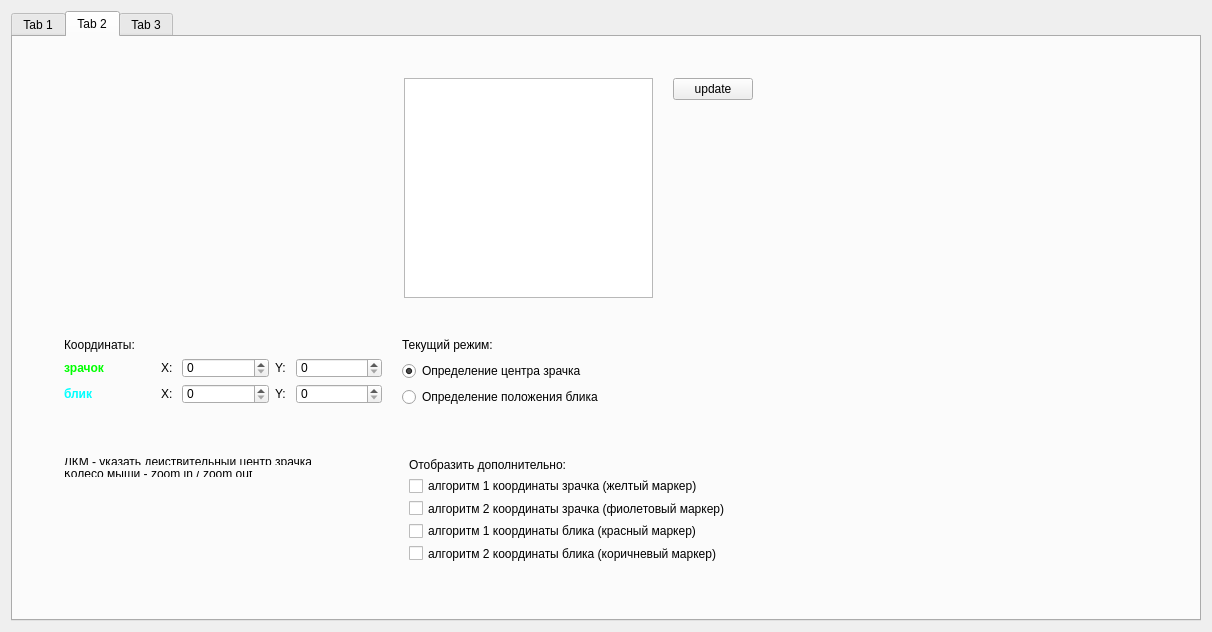
<?xml version="1.0" encoding="UTF-8"?>
<ui version="4.0">
 <class>MainWindow</class>
 <widget class="QMainWindow" name="MainWindow">
  <property name="geometry">
   <rect>
    <x>0</x>
    <y>0</y>
    <width>1212</width>
    <height>632</height>
   </rect>
  </property>
  <property name="windowTitle">
   <string>Smart Face Features Tracker - PSEye Camera</string>
  </property>
  <widget class="QWidget" name="centralWidget">
   <layout class="QVBoxLayout" name="verticalLayout_2">
    <item>
     <widget class="QTabWidget" name="tabWidget">
      <property name="currentIndex">
       <number>1</number>
      </property>
      <widget class="QWidget" name="tab">
       <attribute name="title">
        <string>Tab 1</string>
       </attribute>
       <widget class="QPushButton" name="execFilter">
        <property name="geometry">
         <rect>
          <x>210</x>
          <y>400</y>
          <width>75</width>
          <height>23</height>
         </rect>
        </property>
        <property name="text">
         <string>cvSmooth</string>
        </property>
       </widget>
       <widget class="QSpinBox" name="spinBoxPupilContours">
        <property name="geometry">
         <rect>
          <x>340</x>
          <y>450</y>
          <width>61</width>
          <height>22</height>
         </rect>
        </property>
        <property name="minimum">
         <number>6</number>
        </property>
        <property name="maximum">
         <number>1000</number>
        </property>
       </widget>
       <widget class="QWidget" name="layoutWidget">
        <property name="geometry">
         <rect>
          <x>770</x>
          <y>400</y>
          <width>403</width>
          <height>53</height>
         </rect>
        </property>
        <layout class="QFormLayout" name="formLayout_2">
         <item row="0" column="0">
          <widget class="QLabel" name="label_4">
           <property name="text">
            <string>Освещение:</string>
           </property>
          </widget>
         </item>
         <item row="0" column="1">
          <widget class="QComboBox" name="ps_lighting">
           <item>
            <property name="text">
             <string>Нет</string>
            </property>
           </item>
           <item>
            <property name="text">
             <string>Слабое (искусственное)</string>
            </property>
           </item>
           <item>
            <property name="text">
             <string>Слабое (естественное)</string>
            </property>
           </item>
           <item>
            <property name="text">
             <string>Хорошее (искусственное)</string>
            </property>
           </item>
           <item>
            <property name="text">
             <string>Хорошее (естественное)</string>
            </property>
           </item>
          </widget>
         </item>
         <item row="1" column="0">
          <widget class="QLabel" name="label_9">
           <property name="text">
            <string>Расстояние от глаз до камеры (см):</string>
           </property>
          </widget>
         </item>
         <item row="1" column="1">
          <widget class="QSpinBox" name="ps_distance"/>
         </item>
        </layout>
       </widget>
       <widget class="QPushButton" name="pointsShowButton">
        <property name="geometry">
         <rect>
          <x>900</x>
          <y>20</y>
          <width>171</width>
          <height>23</height>
         </rect>
        </property>
        <property name="text">
         <string>point-панель</string>
        </property>
       </widget>
       <widget class="QPushButton" name="execFilter_3">
        <property name="geometry">
         <rect>
          <x>292</x>
          <y>400</y>
          <width>75</width>
          <height>23</height>
         </rect>
        </property>
        <property name="text">
         <string>cvErode</string>
        </property>
       </widget>
       <widget class="QDoubleSpinBox" name="SpinBoxPupilAccuracy">
        <property name="geometry">
         <rect>
          <x>340</x>
          <y>480</y>
          <width>61</width>
          <height>22</height>
         </rect>
        </property>
        <property name="maximum">
         <double>0.950000000000000</double>
        </property>
        <property name="singleStep">
         <double>0.050000000000000</double>
        </property>
        <property name="value">
         <double>0.600000000000000</double>
        </property>
       </widget>
       <widget class="QPushButton" name="saveFrameBtn">
        <property name="geometry">
         <rect>
          <x>900</x>
          <y>140</y>
          <width>171</width>
          <height>23</height>
         </rect>
        </property>
        <property name="text">
         <string>Сохранить кадр</string>
        </property>
       </widget>
       <widget class="QSpinBox" name="spinBoxPupilMinSquare">
        <property name="geometry">
         <rect>
          <x>340</x>
          <y>510</y>
          <width>61</width>
          <height>22</height>
         </rect>
        </property>
        <property name="minimum">
         <number>30</number>
        </property>
        <property name="maximum">
         <number>5000</number>
        </property>
        <property name="singleStep">
         <number>5</number>
        </property>
       </widget>
       <widget class="QLabel" name="label_3">
        <property name="geometry">
         <rect>
          <x>210</x>
          <y>481</y>
          <width>111</width>
          <height>16</height>
         </rect>
        </property>
        <property name="text">
         <string>Pupil ellipse accuracy:</string>
        </property>
       </widget>
       <widget class="QLineEdit" name="lineEditPupilCords">
        <property name="geometry">
         <rect>
          <x>420</x>
          <y>450</y>
          <width>111</width>
          <height>20</height>
         </rect>
        </property>
       </widget>
       <widget class="QPushButton" name="captureStopBtn">
        <property name="geometry">
         <rect>
          <x>10</x>
          <y>50</y>
          <width>171</width>
          <height>23</height>
         </rect>
        </property>
        <property name="text">
         <string>Остановить захват</string>
        </property>
       </widget>
       <widget class="QLabel" name="label">
        <property name="geometry">
         <rect>
          <x>709</x>
          <y>20</y>
          <width>91</width>
          <height>16</height>
         </rect>
        </property>
        <property name="text">
         <string>Детектировать:</string>
        </property>
       </widget>
       <widget class="QPushButton" name="prevPointButton">
        <property name="enabled">
         <bool>false</bool>
        </property>
        <property name="geometry">
         <rect>
          <x>900</x>
          <y>100</y>
          <width>171</width>
          <height>23</height>
         </rect>
        </property>
        <property name="text">
         <string>Предыдущая позиция</string>
        </property>
       </widget>
       <widget class="QCheckBox" name="checkBoxEyes">
        <property name="geometry">
         <rect>
          <x>710</x>
          <y>80</y>
          <width>70</width>
          <height>17</height>
         </rect>
        </property>
        <property name="text">
         <string>Глаза</string>
        </property>
       </widget>
       <widget class="QPushButton" name="saveVideoStopBtn">
        <property name="geometry">
         <rect>
          <x>10</x>
          <y>240</y>
          <width>171</width>
          <height>23</height>
         </rect>
        </property>
        <property name="text">
         <string>Остановить запись видео</string>
        </property>
       </widget>
       <widget class="QCheckBox" name="checkBoxNose">
        <property name="geometry">
         <rect>
          <x>710</x>
          <y>140</y>
          <width>70</width>
          <height>17</height>
         </rect>
        </property>
        <property name="text">
         <string>Нос</string>
        </property>
       </widget>
       <widget class="QLabel" name="label_7">
        <property name="geometry">
         <rect>
          <x>210</x>
          <y>511</y>
          <width>121</width>
          <height>16</height>
         </rect>
        </property>
        <property name="text">
         <string>Pupil ellipse MIN square:</string>
        </property>
       </widget>
       <widget class="QWidget" name="layoutWidget">
        <property name="geometry">
         <rect>
          <x>910</x>
          <y>300</y>
          <width>109</width>
          <height>76</height>
         </rect>
        </property>
        <layout class="QVBoxLayout" name="verticalLayout">
         <item>
          <widget class="QCheckBox" name="ps_deep_brow">
           <property name="text">
            <string>Густые брови</string>
           </property>
          </widget>
         </item>
         <item>
          <widget class="QCheckBox" name="ps_cosmetic">
           <property name="text">
            <string>Косметика</string>
           </property>
          </widget>
         </item>
         <item>
          <widget class="QCheckBox" name="ps_glasses">
           <property name="text">
            <string>Очки</string>
           </property>
          </widget>
         </item>
        </layout>
       </widget>
       <widget class="QSpinBox" name="spinBoxPupilMaxSquare">
        <property name="geometry">
         <rect>
          <x>340</x>
          <y>540</y>
          <width>61</width>
          <height>22</height>
         </rect>
        </property>
        <property name="minimum">
         <number>30</number>
        </property>
        <property name="maximum">
         <number>5000</number>
        </property>
        <property name="singleStep">
         <number>5</number>
        </property>
        <property name="value">
         <number>500</number>
        </property>
       </widget>
       <widget class="QCheckBox" name="checkBoxFace">
        <property name="geometry">
         <rect>
          <x>710</x>
          <y>50</y>
          <width>70</width>
          <height>17</height>
         </rect>
        </property>
        <property name="text">
         <string>Лицо</string>
        </property>
       </widget>
       <widget class="QLabel" name="label_2">
        <property name="geometry">
         <rect>
          <x>210</x>
          <y>451</y>
          <width>101</width>
          <height>16</height>
         </rect>
        </property>
        <property name="text">
         <string>Pupil ellipse contours:</string>
        </property>
       </widget>
       <widget class="QWidget" name="layoutWidget">
        <property name="geometry">
         <rect>
          <x>791</x>
          <y>231</y>
          <width>381</width>
          <height>53</height>
         </rect>
        </property>
        <layout class="QFormLayout" name="formLayout">
         <item row="0" column="0">
          <widget class="QLabel" name="label_8">
           <property name="text">
            <string>ФИО испытуемого:</string>
           </property>
          </widget>
         </item>
         <item row="0" column="1">
          <widget class="QLineEdit" name="ps_fio"/>
         </item>
         <item row="1" column="0">
          <widget class="QLabel" name="label_5">
           <property name="text">
            <string>Цвет радужки:</string>
           </property>
          </widget>
         </item>
         <item row="1" column="1">
          <widget class="QComboBox" name="ps_eye_color">
           <item>
            <property name="text">
             <string>Голубой</string>
            </property>
           </item>
           <item>
            <property name="text">
             <string>Серый</string>
            </property>
           </item>
           <item>
            <property name="text">
             <string>Зеленый</string>
            </property>
           </item>
           <item>
            <property name="text">
             <string>Янтарный</string>
            </property>
           </item>
           <item>
            <property name="text">
             <string>Болотный</string>
            </property>
           </item>
           <item>
            <property name="text">
             <string>Карий</string>
            </property>
           </item>
           <item>
            <property name="text">
             <string>Желтый</string>
            </property>
           </item>
           <item>
            <property name="text">
             <string>Другой</string>
            </property>
           </item>
          </widget>
         </item>
        </layout>
       </widget>
       <widget class="QTextEdit" name="textEditPupilCordsLog">
        <property name="geometry">
         <rect>
          <x>540</x>
          <y>450</y>
          <width>81</width>
          <height>111</height>
         </rect>
        </property>
        <property name="frameShadow">
         <enum>QFrame::Sunken</enum>
        </property>
       </widget>
       <widget class="QCheckBox" name="checkBoxMouth">
        <property name="geometry">
         <rect>
          <x>710</x>
          <y>170</y>
          <width>61</width>
          <height>17</height>
         </rect>
        </property>
        <property name="text">
         <string>Рот</string>
        </property>
       </widget>
       <widget class="QLabel" name="testLabel">
        <property name="geometry">
         <rect>
          <x>210</x>
          <y>20</y>
          <width>479</width>
          <height>358</height>
         </rect>
        </property>
        <property name="minimumSize">
         <size>
          <width>479</width>
          <height>358</height>
         </size>
        </property>
        <property name="maximumSize">
         <size>
          <width>479</width>
          <height>358</height>
         </size>
        </property>
        <property name="sizeIncrement">
         <size>
          <width>0</width>
          <height>0</height>
         </size>
        </property>
        <property name="baseSize">
         <size>
          <width>480</width>
          <height>360</height>
         </size>
        </property>
        <property name="frameShape">
         <enum>QFrame::StyledPanel</enum>
        </property>
        <property name="frameShadow">
         <enum>QFrame::Plain</enum>
        </property>
        <property name="lineWidth">
         <number>0</number>
        </property>
        <property name="text">
         <string/>
        </property>
       </widget>
       <widget class="QPushButton" name="pushButtonUnsetPupilParams">
        <property name="geometry">
         <rect>
          <x>420</x>
          <y>540</y>
          <width>111</width>
          <height>23</height>
         </rect>
        </property>
        <property name="text">
         <string>Сброс</string>
        </property>
       </widget>
       <widget class="QPushButton" name="pushButtonSetPupilParams">
        <property name="geometry">
         <rect>
          <x>420</x>
          <y>510</y>
          <width>111</width>
          <height>23</height>
         </rect>
        </property>
        <property name="text">
         <string>Применить</string>
        </property>
       </widget>
       <widget class="QPushButton" name="saveVideoStartBtn">
        <property name="geometry">
         <rect>
          <x>10</x>
          <y>210</y>
          <width>171</width>
          <height>23</height>
         </rect>
        </property>
        <property name="text">
         <string>Начать запись видео</string>
        </property>
       </widget>
       <widget class="QPushButton" name="execFilter_2">
        <property name="geometry">
         <rect>
          <x>373</x>
          <y>400</y>
          <width>75</width>
          <height>23</height>
         </rect>
        </property>
        <property name="text">
         <string>cvDilate</string>
        </property>
       </widget>
       <widget class="QLabel" name="label_6">
        <property name="geometry">
         <rect>
          <x>210</x>
          <y>541</y>
          <width>121</width>
          <height>16</height>
         </rect>
        </property>
        <property name="text">
         <string>Pupil ellipse MAX square:</string>
        </property>
       </widget>
       <widget class="QPushButton" name="captureStartBtn">
        <property name="geometry">
         <rect>
          <x>10</x>
          <y>20</y>
          <width>171</width>
          <height>23</height>
         </rect>
        </property>
        <property name="text">
         <string>Начать захват</string>
        </property>
       </widget>
       <widget class="QPushButton" name="execFilter_4">
        <property name="geometry">
         <rect>
          <x>454</x>
          <y>400</y>
          <width>75</width>
          <height>23</height>
         </rect>
        </property>
        <property name="text">
         <string>cvThreshold</string>
        </property>
       </widget>
       <widget class="QCheckBox" name="checkBoxPupils">
        <property name="geometry">
         <rect>
          <x>710</x>
          <y>110</y>
          <width>70</width>
          <height>17</height>
         </rect>
        </property>
        <property name="text">
         <string>Зрачок</string>
        </property>
       </widget>
       <widget class="QPushButton" name="nextPointButton">
        <property name="enabled">
         <bool>false</bool>
        </property>
        <property name="geometry">
         <rect>
          <x>900</x>
          <y>60</y>
          <width>171</width>
          <height>23</height>
         </rect>
        </property>
        <property name="text">
         <string>Следующая позиция</string>
        </property>
       </widget>
       <widget class="QCheckBox" name="collectImagesMode">
        <property name="geometry">
         <rect>
          <x>900</x>
          <y>170</y>
          <width>191</width>
          <height>20</height>
         </rect>
        </property>
        <property name="text">
         <string>режим сбора изображений</string>
        </property>
       </widget>
      </widget>
      <widget class="QWidget" name="tab_2">
       <attribute name="title">
        <string>Tab 2</string>
       </attribute>
       <widget class="QWidget" name="layoutWidget">
        <property name="geometry">
         <rect>
          <x>40</x>
          <y>30</y>
          <width>711</width>
          <height>242</height>
         </rect>
        </property>
        <layout class="QHBoxLayout" name="horizontalLayout_3">
         <property name="spacing">
          <number>20</number>
         </property>
         <item>
          <widget class="QImageLabel" name="imageView">
           <property name="sizePolicy">
            <sizepolicy hsizetype="Preferred" vsizetype="Preferred">
             <horstretch>0</horstretch>
             <verstretch>0</verstretch>
            </sizepolicy>
           </property>
           <property name="minimumSize">
            <size>
             <width>320</width>
             <height>240</height>
            </size>
           </property>
           <property name="maximumSize">
            <size>
             <width>320</width>
             <height>240</height>
            </size>
           </property>
           <property name="text">
            <string/>
           </property>
          </widget>
         </item>
         <item>
          <widget class="QImageListView" name="imagesListView"/>
         </item>
         <item>
          <layout class="QVBoxLayout" name="verticalLayout_3">
           <item>
            <widget class="QPushButton" name="updateImagesListBtn">
             <property name="text">
              <string>update</string>
             </property>
            </widget>
           </item>
           <item>
            <spacer name="verticalSpacer">
             <property name="orientation">
              <enum>Qt::Vertical</enum>
             </property>
             <property name="sizeHint" stdset="0">
              <size>
               <width>20</width>
               <height>40</height>
              </size>
             </property>
            </spacer>
           </item>
          </layout>
         </item>
        </layout>
       </widget>
       <widget class="QWidget" name="layoutWidget">
        <property name="geometry">
         <rect>
          <x>40</x>
          <y>290</y>
          <width>561</width>
          <height>88</height>
         </rect>
        </property>
        <layout class="QHBoxLayout" name="horizontalLayout_8">
         <property name="spacing">
          <number>20</number>
         </property>
         <item>
          <layout class="QVBoxLayout" name="verticalLayout_5">
           <item>
            <widget class="QLabel" name="label_15">
             <property name="text">
              <string>Координаты:</string>
             </property>
            </widget>
           </item>
           <item>
            <layout class="QFormLayout" name="formLayout_3">
             <item row="0" column="0">
              <widget class="QLabel" name="label_18">
               <property name="text">
                <string>&lt;html&gt;&lt;head/&gt;&lt;body&gt;&lt;p&gt;&lt;span style=&quot; font-weight:600; color:#00ff00;&quot;&gt;зрачок&lt;/span&gt;&lt;/p&gt;&lt;/body&gt;&lt;/html&gt;</string>
               </property>
              </widget>
             </item>
             <item row="0" column="1">
              <layout class="QHBoxLayout" name="horizontalLayout_6">
               <property name="sizeConstraint">
                <enum>QLayout::SetFixedSize</enum>
               </property>
               <item>
                <spacer name="horizontalSpacer">
                 <property name="orientation">
                  <enum>Qt::Horizontal</enum>
                 </property>
                 <property name="sizeType">
                  <enum>QSizePolicy::Fixed</enum>
                 </property>
                 <property name="sizeHint" stdset="0">
                  <size>
                   <width>50</width>
                   <height>20</height>
                  </size>
                 </property>
                </spacer>
               </item>
               <item>
                <layout class="QHBoxLayout" name="horizontalLayout" stretch="1,0">
                 <item>
                  <widget class="QLabel" name="label_10">
                   <property name="minimumSize">
                    <size>
                     <width>15</width>
                     <height>0</height>
                    </size>
                   </property>
                   <property name="maximumSize">
                    <size>
                     <width>15</width>
                     <height>16777215</height>
                    </size>
                   </property>
                   <property name="text">
                    <string>X:</string>
                   </property>
                  </widget>
                 </item>
                 <item>
                  <widget class="QSpinBox" name="pupilX">
                   <property name="minimumSize">
                    <size>
                     <width>40</width>
                     <height>0</height>
                    </size>
                   </property>
                   <property name="maximum">
                    <number>320</number>
                   </property>
                  </widget>
                 </item>
                </layout>
               </item>
               <item>
                <layout class="QHBoxLayout" name="horizontalLayout_2" stretch="1,0">
                 <item>
                  <widget class="QLabel" name="label_11">
                   <property name="minimumSize">
                    <size>
                     <width>15</width>
                     <height>0</height>
                    </size>
                   </property>
                   <property name="maximumSize">
                    <size>
                     <width>15</width>
                     <height>16777215</height>
                    </size>
                   </property>
                   <property name="text">
                    <string>Y:</string>
                   </property>
                  </widget>
                 </item>
                 <item>
                  <widget class="QSpinBox" name="pupilY">
                   <property name="minimumSize">
                    <size>
                     <width>40</width>
                     <height>0</height>
                    </size>
                   </property>
                   <property name="maximum">
                    <number>240</number>
                   </property>
                  </widget>
                 </item>
                </layout>
               </item>
              </layout>
             </item>
             <item row="1" column="0">
              <widget class="QLabel" name="label_19">
               <property name="text">
                <string>&lt;html&gt;&lt;head/&gt;&lt;body&gt;&lt;p&gt;&lt;span style=&quot; font-weight:600; color:#00ffff;&quot;&gt;блик&lt;/span&gt;&lt;/p&gt;&lt;/body&gt;&lt;/html&gt;</string>
               </property>
              </widget>
             </item>
             <item row="1" column="1">
              <layout class="QHBoxLayout" name="horizontalLayout_7">
               <property name="sizeConstraint">
                <enum>QLayout::SetFixedSize</enum>
               </property>
               <item>
                <spacer name="horizontalSpacer_2">
                 <property name="orientation">
                  <enum>Qt::Horizontal</enum>
                 </property>
                 <property name="sizeType">
                  <enum>QSizePolicy::Fixed</enum>
                 </property>
                 <property name="sizeHint" stdset="0">
                  <size>
                   <width>50</width>
                   <height>20</height>
                  </size>
                 </property>
                </spacer>
               </item>
               <item>
                <layout class="QHBoxLayout" name="horizontalLayout_4" stretch="0,0">
                 <item>
                  <widget class="QLabel" name="label_16">
                   <property name="minimumSize">
                    <size>
                     <width>15</width>
                     <height>0</height>
                    </size>
                   </property>
                   <property name="maximumSize">
                    <size>
                     <width>15</width>
                     <height>16777215</height>
                    </size>
                   </property>
                   <property name="text">
                    <string>X:</string>
                   </property>
                  </widget>
                 </item>
                 <item>
                  <widget class="QSpinBox" name="blikX">
                   <property name="minimumSize">
                    <size>
                     <width>40</width>
                     <height>0</height>
                    </size>
                   </property>
                   <property name="maximum">
                    <number>320</number>
                   </property>
                  </widget>
                 </item>
                </layout>
               </item>
               <item>
                <layout class="QHBoxLayout" name="horizontalLayout_5">
                 <item>
                  <widget class="QLabel" name="label_17">
                   <property name="minimumSize">
                    <size>
                     <width>15</width>
                     <height>0</height>
                    </size>
                   </property>
                   <property name="maximumSize">
                    <size>
                     <width>15</width>
                     <height>16777215</height>
                    </size>
                   </property>
                   <property name="text">
                    <string>Y:</string>
                   </property>
                  </widget>
                 </item>
                 <item>
                  <widget class="QSpinBox" name="blikY">
                   <property name="minimumSize">
                    <size>
                     <width>40</width>
                     <height>0</height>
                    </size>
                   </property>
                   <property name="maximum">
                    <number>240</number>
                   </property>
                  </widget>
                 </item>
                </layout>
               </item>
              </layout>
             </item>
            </layout>
           </item>
          </layout>
         </item>
         <item>
          <layout class="QVBoxLayout" name="verticalLayout_4">
           <property name="spacing">
            <number>12</number>
           </property>
           <item>
            <widget class="QLabel" name="label_14">
             <property name="text">
              <string>Текущий режим:</string>
             </property>
            </widget>
           </item>
           <item>
            <widget class="QRadioButton" name="modePupil">
             <property name="text">
              <string>Определение центра зрачка</string>
             </property>
             <property name="checked">
              <bool>true</bool>
             </property>
            </widget>
           </item>
           <item>
            <widget class="QRadioButton" name="modeBlik">
             <property name="text">
              <string>Определение положения блика</string>
             </property>
            </widget>
           </item>
          </layout>
         </item>
        </layout>
       </widget>
       <widget class="QWidget" name="layoutWidget">
        <property name="geometry">
         <rect>
          <x>40</x>
          <y>410</y>
          <width>269</width>
          <height>41</height>
         </rect>
        </property>
        <layout class="QVBoxLayout" name="verticalLayout_6">
         <item>
          <widget class="QLabel" name="label_12">
           <property name="text">
            <string>ЛКМ - указать действительный центр зрачка</string>
           </property>
          </widget>
         </item>
         <item>
          <widget class="QLabel" name="label_13">
           <property name="text">
            <string>Колесо мыши - zoom in / zoom out</string>
           </property>
          </widget>
         </item>
        </layout>
       </widget>
       <widget class="QWidget" name="layoutWidget">
        <property name="geometry">
         <rect>
          <x>385</x>
          <y>410</y>
          <width>346</width>
          <height>126</height>
         </rect>
        </property>
        <layout class="QVBoxLayout" name="verticalLayout_7">
         <item>
          <widget class="QLabel" name="label_20">
           <property name="text">
            <string>Отобразить дополнительно:</string>
           </property>
          </widget>
         </item>
         <item>
          <widget class="QCheckBox" name="visibleA1P">
           <property name="text">
            <string>алгоритм 1 координаты зрачка (желтый маркер)</string>
           </property>
          </widget>
         </item>
         <item>
          <widget class="QCheckBox" name="visibleA2P">
           <property name="text">
            <string>алгоритм 2 координаты зрачка (фиолетовый маркер)</string>
           </property>
          </widget>
         </item>
         <item>
          <widget class="QCheckBox" name="visibleA1B">
           <property name="text">
            <string>алгоритм 1 координаты блика (красный маркер)</string>
           </property>
          </widget>
         </item>
         <item>
          <widget class="QCheckBox" name="visibleA2B">
           <property name="text">
            <string>алгоритм 2 координаты блика (коричневый маркер)</string>
           </property>
          </widget>
         </item>
        </layout>
       </widget>
      </widget>
      <widget class="QWidget" name="tab_3">
       <attribute name="title">
        <string>Tab 3</string>
       </attribute>
       <widget class="QProgressBar" name="progressBar">
        <property name="geometry">
         <rect>
          <x>70</x>
          <y>180</y>
          <width>351</width>
          <height>23</height>
         </rect>
        </property>
        <property name="value">
         <number>0</number>
        </property>
       </widget>
       <widget class="QWidget" name="layoutWidget">
        <property name="geometry">
         <rect>
          <x>70</x>
          <y>110</y>
          <width>311</width>
          <height>30</height>
         </rect>
        </property>
        <layout class="QHBoxLayout" name="horizontalLayout_9">
         <item>
          <widget class="QPushButton" name="pushButton">
           <property name="text">
            <string>algo 1</string>
           </property>
          </widget>
         </item>
         <item>
          <widget class="QPushButton" name="pushButton_2">
           <property name="text">
            <string>algo 2</string>
           </property>
          </widget>
         </item>
        </layout>
       </widget>
      </widget>
     </widget>
    </item>
   </layout>
  </widget>
 </widget>
 <layoutdefault spacing="6" margin="11"/>
 <customwidgets>
  <customwidget>
   <class>QImageLabel</class>
   <extends>QLabel</extends>
   <header>classes/QImageLabel.h</header>
  </customwidget>
  <customwidget>
   <class>QImageListView</class>
   <extends>QListView</extends>
   <header>classes/QImageListView.h</header>
  </customwidget>
 </customwidgets>
 <resources/>
 <connections/>
</ui>
